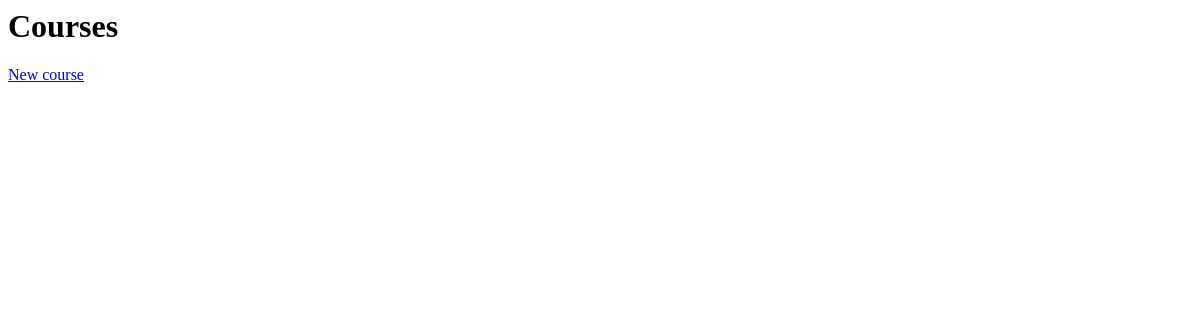
The page /courses/view/ on the database as committed earlier.
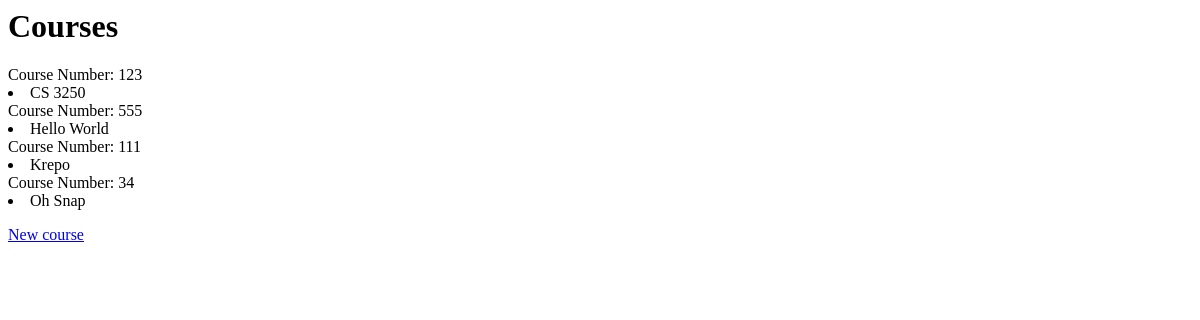
The same page on the database as committed later.
### courses/models.py (models this page shows, shortened)
class Courses(models.Model):
  number = models.IntegerField()
  name = models.CharField(max_length=50)

### courses/views.py (the view)
# urls.py: url(r'^courses/view/$', views.courses_list, name='courses_list'),
def courses_list(request):
  courses = Courses.objects.order_by('name')
  return render(request, 'courses/courses_list.html', {'courses': courses})

### courses/templates/courses/courses_list.html (shortened to what this page needs)
{% extends 'courses/index.html' %}
	{% block content %}
		{% for course in courses %}
			Course Number: {{ course.number }}
			<li>{{ course.name }}</li>
		{% endfor %}
	{% endblock %}

Rows that differ between the two databases and show on the page:
added Courses: number "123", name "CS 3250"
added Courses: number "555", name "Hello World"
added Courses: number "111", name "Krepo"
added Courses: number "34", name "Oh Snap"
